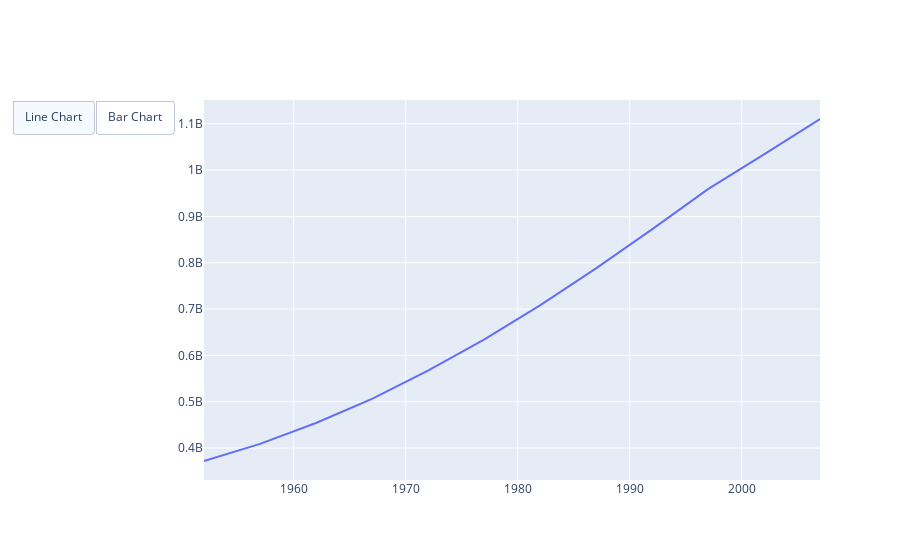

Notebook code cell kept with this figure:
### Code cell
# Used restyle method
fig.update_layout(updatemenus=[dict(
    type="buttons",direction="right",buttons=list([
        dict(args=["type","scatter"],label='Line Chart',method="restyle"),
        dict(args=["type","bar"],label='Bar Chart',method="restyle"),
    ])
)])
fig.show()

### Figure 1 — Plotly figure (JSON) as saved in the notebook; plotly's stock layout.template omitted (floating-point values rounded to 4 significant figures)
{"data": [{"mode": "lines", "type": "scatter", "x": [1952, 1957, 1962, 1967, 1972, 1977, 1982, 1987, 1992, 1997, 2002, 2007], "y": [372000000, 409000000, 454000000, 506000000, 567000000, 634000000, 708000000, 788000000, 872000000, 959000000, 1034172547, 1110396331]}], "layout": {"autosize": true, "updatemenus": [{"buttons": [{"args": ["type", "scatter"], "label": "Line Chart", "method": "restyle"}, {"args": ["type", "bar"], "label": "Bar Chart", "method": "restyle"}], "direction": "right", "type": "buttons"}], "xaxis": {"autorange": true, "range": [1952, 2007], "type": "linear"}, "yaxis": {"autorange": true, "range": [331000000.0, 1151000000.0], "type": "linear"}}}
